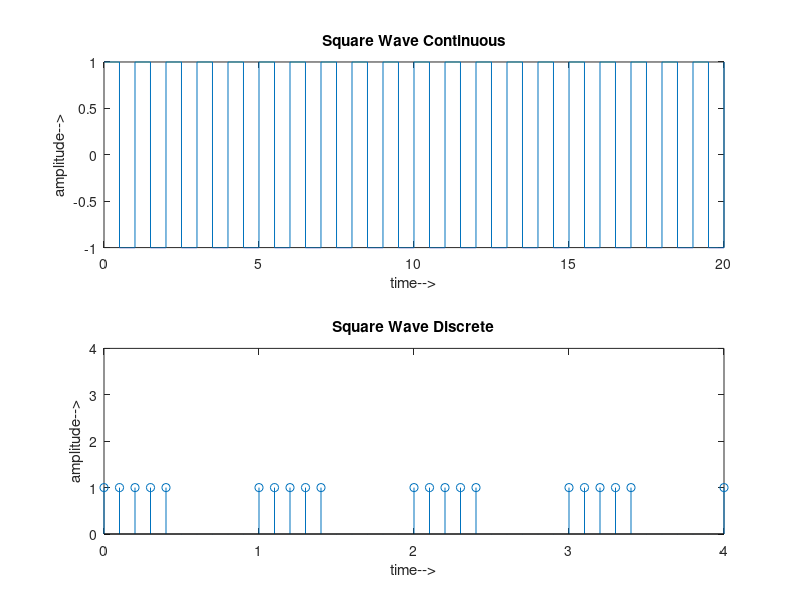

Recreate this plot in MATLAB.
t=0:.001:20;
x=square(2*pi*t);
subplot(2,1,1);
plot(t,x);
xlabel('time-->');
ylabel('amplitude-->');
title('Square Wave Continuous');

t=0:.1:20;
x=square(2*pi*t);
subplot(2,1,2);
stem(t,x);
axis([0 4 0 4]);
xlabel('time-->');
ylabel('amplitude-->');
title('Square Wave Discrete');
